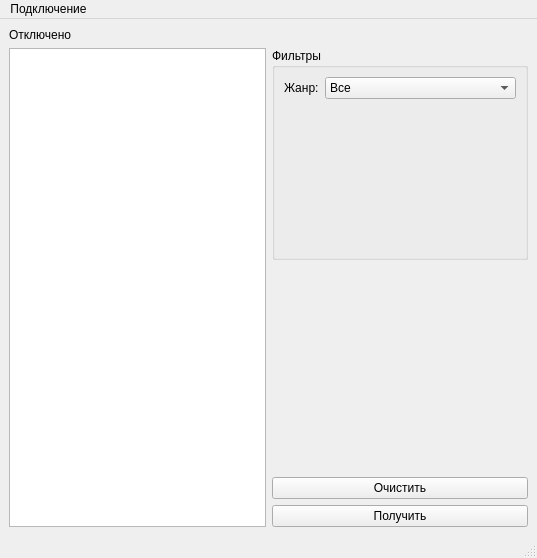
<?xml version="1.0" encoding="UTF-8"?>
<ui version="4.0">
 <class>MainWindow</class>
 <widget class="QMainWindow" name="MainWindow">
  <property name="geometry">
   <rect>
    <x>0</x>
    <y>0</y>
    <width>537</width>
    <height>558</height>
   </rect>
  </property>
  <property name="windowTitle">
   <string>MainWindow</string>
  </property>
  <widget class="QWidget" name="centralwidget">
   <layout class="QGridLayout" name="gridLayout">
    <item row="1" column="0" rowspan="4">
     <widget class="QTableWidget" name="tb_result">
      <property name="sizePolicy">
       <sizepolicy hsizetype="Minimum" vsizetype="Expanding">
        <horstretch>0</horstretch>
        <verstretch>0</verstretch>
       </sizepolicy>
      </property>
     </widget>
    </item>
    <item row="0" column="0">
     <widget class="QLabel" name="lb_statusConnect">
      <property name="sizePolicy">
       <sizepolicy hsizetype="Preferred" vsizetype="Maximum">
        <horstretch>0</horstretch>
        <verstretch>0</verstretch>
       </sizepolicy>
      </property>
      <property name="text">
       <string>Отключено</string>
      </property>
     </widget>
    </item>
    <item row="2" column="1">
     <spacer name="verticalSpacer">
      <property name="orientation">
       <enum>Qt::Vertical</enum>
      </property>
      <property name="sizeType">
       <enum>QSizePolicy::Minimum</enum>
      </property>
      <property name="sizeHint" stdset="0">
       <size>
        <width>20</width>
        <height>40</height>
       </size>
      </property>
     </spacer>
    </item>
    <item row="4" column="1">
     <widget class="QPushButton" name="pb_request">
      <property name="sizePolicy">
       <sizepolicy hsizetype="Minimum" vsizetype="Maximum">
        <horstretch>0</horstretch>
        <verstretch>0</verstretch>
       </sizepolicy>
      </property>
      <property name="text">
       <string>Получить</string>
      </property>
     </widget>
    </item>
    <item row="3" column="1">
     <widget class="QPushButton" name="pb_clear">
      <property name="sizePolicy">
       <sizepolicy hsizetype="Minimum" vsizetype="Maximum">
        <horstretch>0</horstretch>
        <verstretch>0</verstretch>
       </sizepolicy>
      </property>
      <property name="text">
       <string>Очистить</string>
      </property>
     </widget>
    </item>
    <item row="1" column="1">
     <widget class="QGroupBox" name="gb_filters">
      <property name="sizePolicy">
       <sizepolicy hsizetype="Preferred" vsizetype="Minimum">
        <horstretch>0</horstretch>
        <verstretch>0</verstretch>
       </sizepolicy>
      </property>
      <property name="title">
       <string>Фильтры</string>
      </property>
      <layout class="QFormLayout" name="formLayout">
       <item row="0" column="0">
        <widget class="QLabel" name="lb_category">
         <property name="text">
          <string>Жанр:</string>
         </property>
        </widget>
       </item>
       <item row="0" column="1">
        <widget class="QComboBox" name="cb_category">
         <item>
          <property name="text">
           <string>Все</string>
          </property>
         </item>
         <item>
          <property name="text">
           <string>Комедия</string>
          </property>
         </item>
         <item>
          <property name="text">
           <string>Ужасы</string>
          </property>
         </item>
        </widget>
       </item>
      </layout>
     </widget>
    </item>
   </layout>
  </widget>
  <widget class="QMenuBar" name="menubar">
   <property name="geometry">
    <rect>
     <x>0</x>
     <y>0</y>
     <width>537</width>
     <height>21</height>
    </rect>
   </property>
   <widget class="QMenu" name="menu">
    <property name="title">
     <string>Подключение</string>
    </property>
    <addaction name="act_addData"/>
    <addaction name="separator"/>
    <addaction name="act_connect"/>
   </widget>
   <addaction name="menu"/>
  </widget>
  <widget class="QStatusBar" name="statusbar"/>
  <action name="act_connect">
   <property name="text">
    <string>Подключиться</string>
   </property>
  </action>
  <action name="act_addData">
   <property name="text">
    <string>Ввести данные</string>
   </property>
  </action>
 </widget>
 <resources/>
 <connections/>
</ui>
